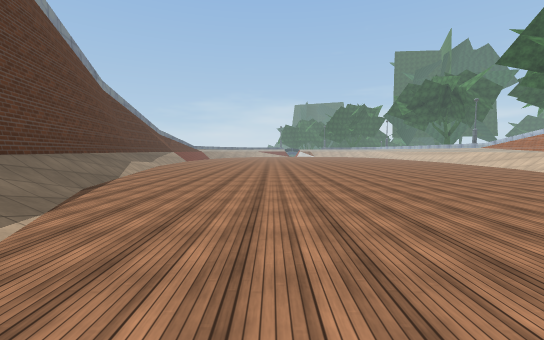
[1] (above)

14 first-person views from a walk through a Unity game level. The camera is 1.2 m above the floor, tilts 4° down and sees 90° across. The floor is counted in squares, 2 m on a side. Each view is taken from the middle of a square. On the plan, view 1 faces up. The plan holds only what a view shows up to about 9 squares ahead; the rest is blank. The place goes on beyond the plan. Some surface patterns are stand-ins.

[2]
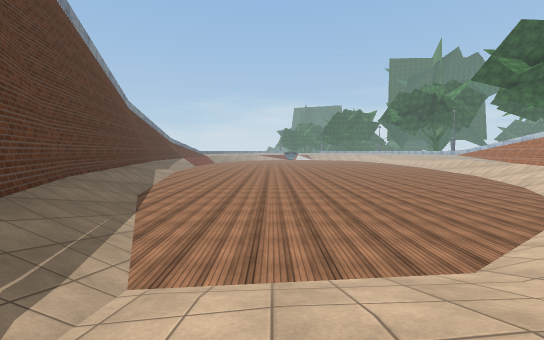

[3]
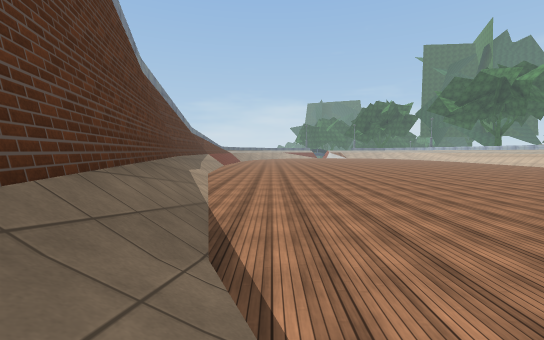

[4]
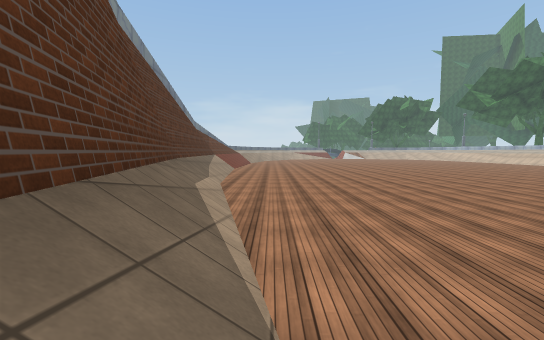

[5]
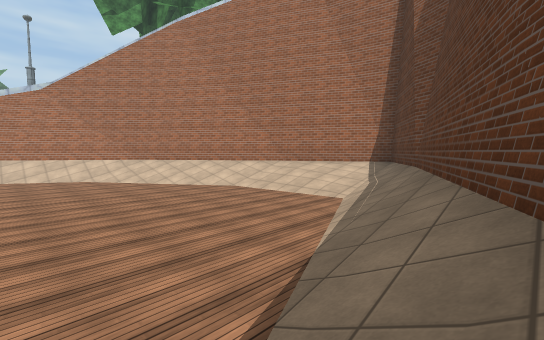

[6]
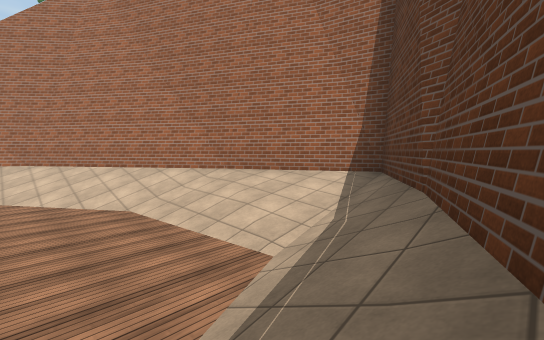

[7]
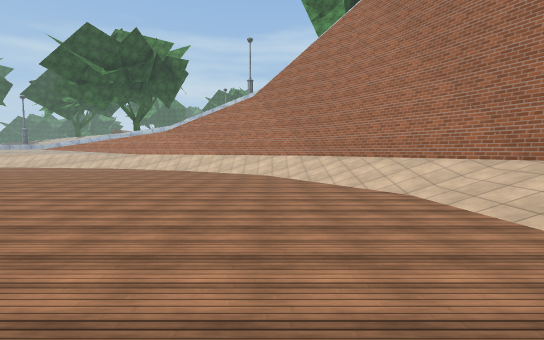

[8]
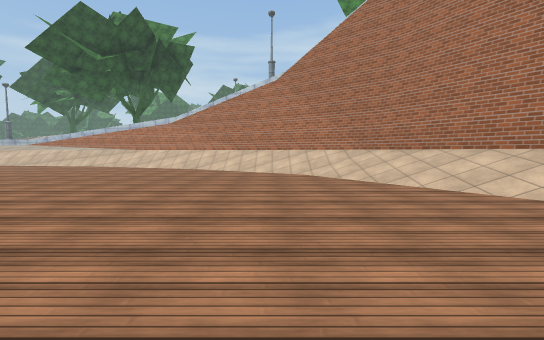

[9]
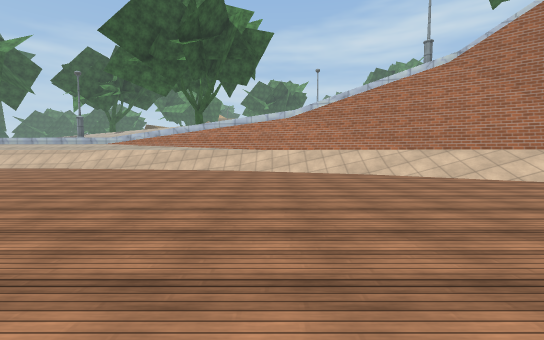

[10]
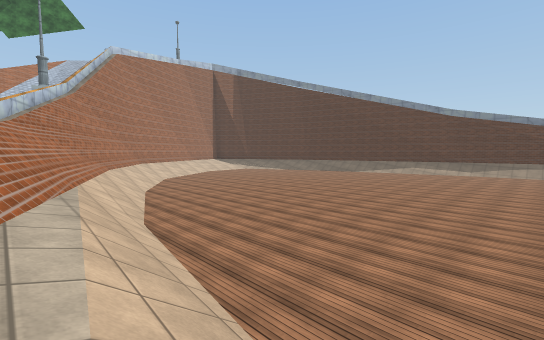

[11]
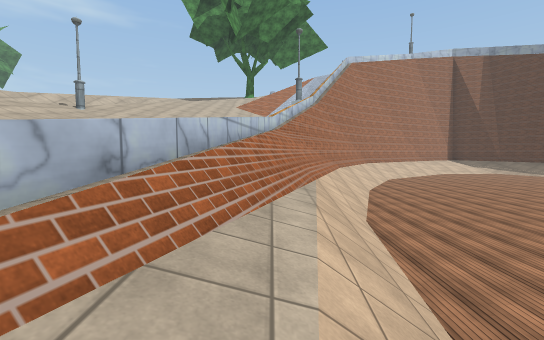

[12]
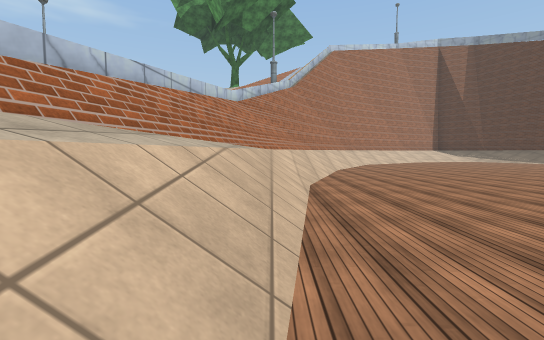

[13]
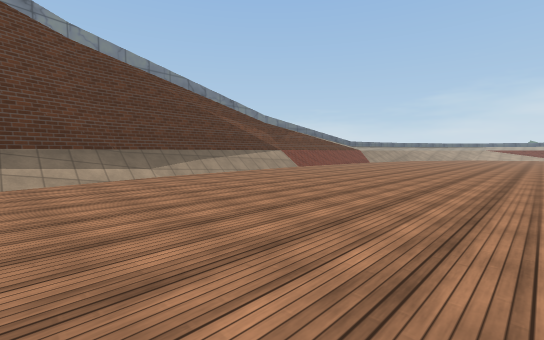

[14]
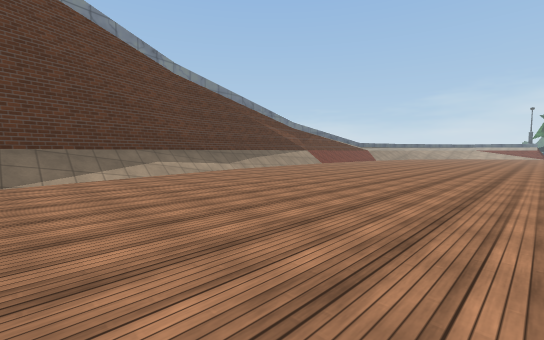

### Floor plan
Key: @ floor where view 1 was taken; # wall or solid block; . main floor; : floor 0.5 m higher than the main floor; + floor 0.75 m higher than the main floor; / step, stairs or slope; = window, fence, low wall or low ledge; ^ raised ledge; v drop or lower ground; O other object.
Columns run from 7 left of view 1 to 17 right of it. Each row starts with its distance up from view 1.
 15 #/................/
 14 #/...............//=
 13 ##...............//^
 12  #.............../#=
 11  #/............../#^
 10  #/............../#
  9  #/............./##    //
  8  ##............./#^    //
  7   #/............/#^    //
  6   #/.........../##     /O
  5   #/..........//##
  4   ##........../##O
  3    #/........//#^
  2    #/.......//##/
  1    ##/....///###
  0     #/.@///####
 -1     ##/:+/##vv
 -2      #/+###
 -3      ####

Positions as (right, up) in squares from view 1, and headings:
1: (0, 0), facing up
2: (0, -2), facing up
3: (-3, 3), facing up
4: (-4, 6), facing up
5: (-4, 5), facing down-right
6: (-3, 2), facing down-right
7: (-3, 3), facing right
8: (-1, 4), facing right
9: (1, 9), facing right
10: (11, 15), facing down-left
11: (11, 15), facing down
12: (10, 15), facing down
13: (1, 10), facing up-left
14: (2, 7), facing up-left
